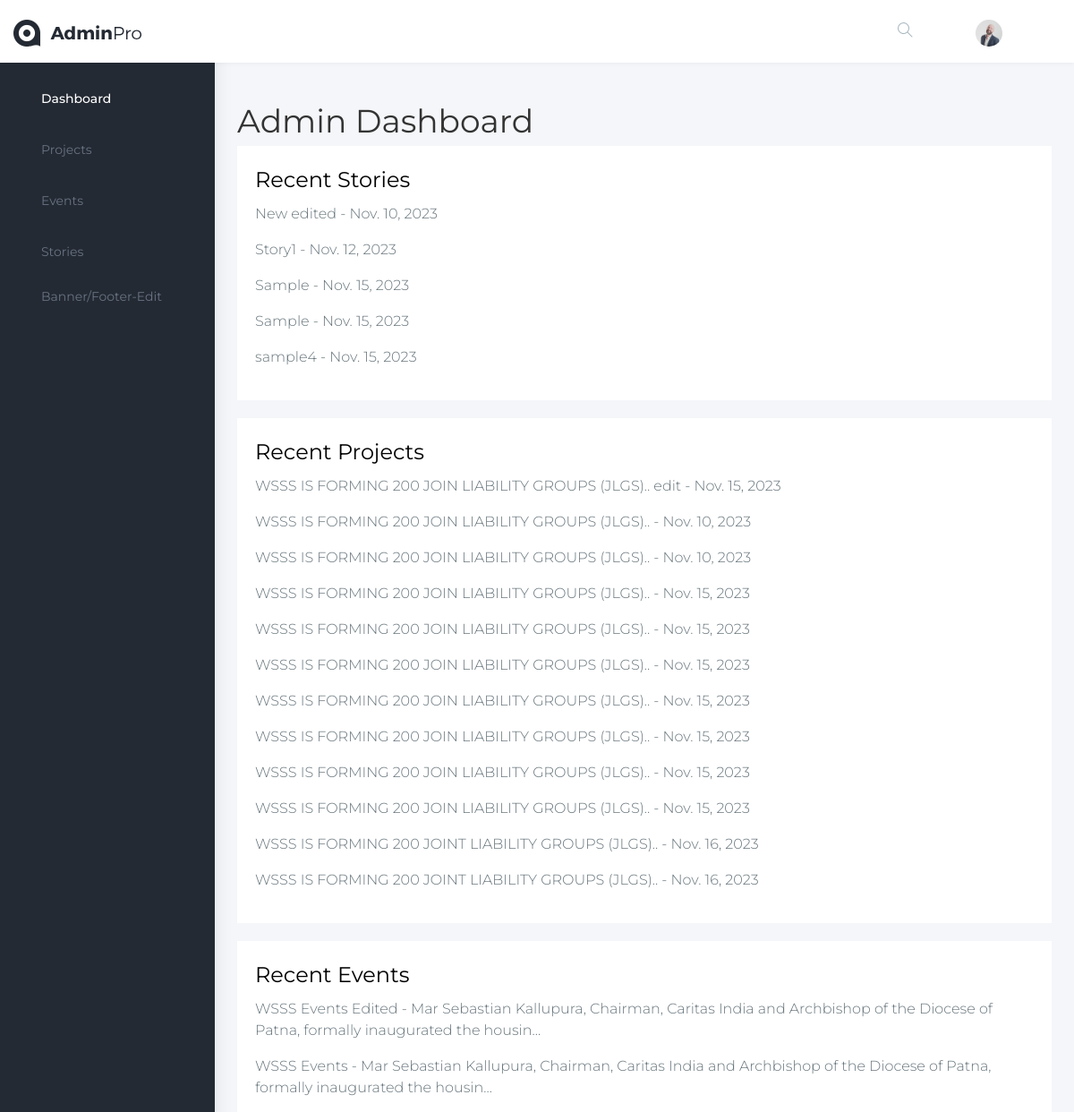
Page / (signed in, upper part) on the earlier database version.
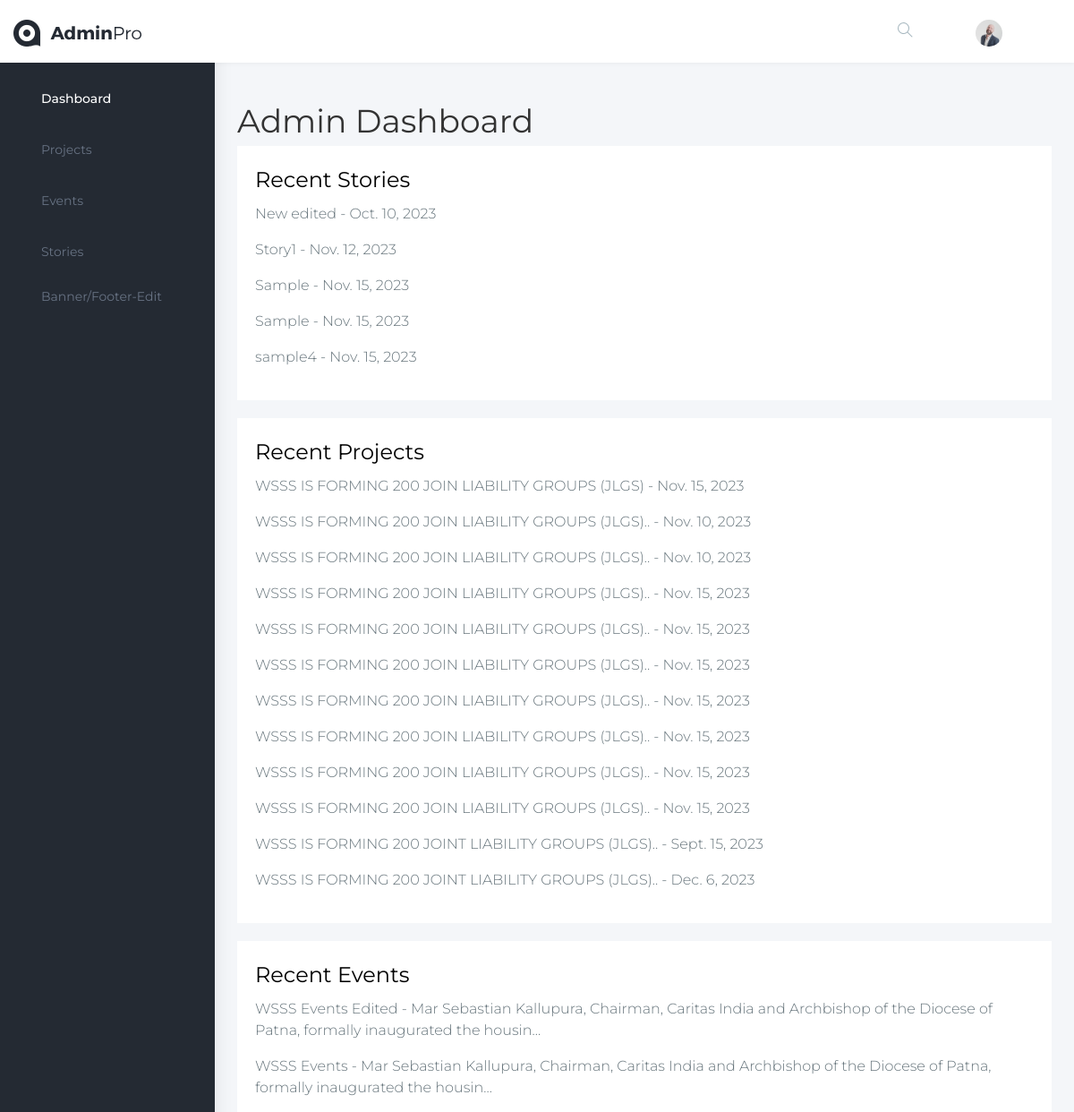
Same page on the later database version.
### adminapp/models.py (models this page shows)
class Story(models.Model):
    photo = models.ImageField(upload_to='story_photos/')
    title = models.CharField(max_length=100)
    date = models.DateField()
    created_at = models.DateTimeField(auto_now_add=True)

class Project(models.Model):
    photo = models.ImageField(upload_to='project_photos/')
    title = models.CharField(max_length=100)
    date = models.DateField()
    created_at = models.DateTimeField(auto_now_add=True)

### adminapp/views.py (the view)
# urls.py: path('', index, name='index'),
@login_required
def index(request):
    stories = Story.objects.all()
    projects = Project.objects.all()
    events = Event.objects.all()
    return render(request, 'events/index.html', {'stories': stories, 'projects': projects, 'events': events})

### templates/events/index.html (shortened to what the changed rows need)
{% load static %}
{% block content %}
<!DOCTYPE html>
<html lang="en">
<head>
    <link href="{% static '/assets/plugins/bootstrap/css/bootstrap.min.css' %}" rel="stylesheet">
    <link href="{% static '/assets/plugins/chartist-js/dist/chartist.min.css' %}" rel="stylesheet">
    <link href="{% static '/assets/plugins/chartist-plugin-tooltip-master/dist/chartist-plugin-tooltip.css' %}" rel="stylesheet">
    <link href="{% static '/assets/plugins/c3-master/c3.min.css' %}" rel="stylesheet">
    <link href="{% static 'css/style.css' %}" rel="stylesheet">
    <link href="{% static 'css/pages/dashboard.css' %}" rel="stylesheet">
    <link href="{% static 'css/colors/default-dark.css' %}" id="theme" rel="stylesheet">
</head>
<body class="fix-header fix-sidebar card-no-border">
    <div id="main-wrapper">
        <div class="page-wrapper">
            <div class="container-fluid">
                <div class="row">
                    <div id="content">
                        <h1>Admin Dashboard</h1>
                        <div class="card">
                            <h2><a href="{% url 'story_list' %}">Recent Stories</a></h2>
                            <div id="stories" class="content">
                                {% for story in stories %}
                                    <p>{{ story.title }} - {{ story.date }}</p>
                                {% endfor %}
                            </div>
                        </div>
                        <div class="card">
                            <h2><a href="{% url 'project_list' %}">Recent Projects</a></h2>
                            <div id="projects" class="content">
                                {% for project in projects %}
                                    <p>{{ project.title }} - {{ project.date }}</p>
                                {% endfor %}
                            </div>
                        </div>
                        <div class="card">
                            <h2><a href="{% url 'event_list' %}">Recent Events</a></h2>
                        </div>
                      </div>
                </div>
            </div>
        </div>
    </div>
</body>
</html>
{% endblock %}

Differences in the rows shown:
changed Story "New edited": date "Nov. 10, 2023" → "Oct. 10, 2023"
changed Project: title "WSSS IS FORMING 200 JOIN LIABILITY GROUPS (JLGS).. edit" → "WSSS IS FORMING 200 JOIN LIABILITY GROUPS (JLGS)"
changed Project: date "Nov. 16, 2023" → "Sept. 15, 2023"
changed Project: date "Nov. 16, 2023" → "Dec. 6, 2023"
